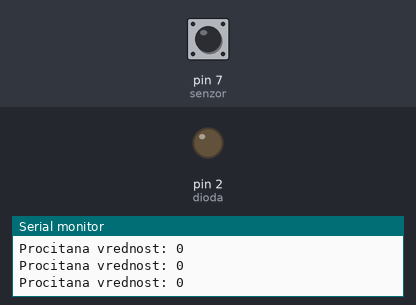
Bench run of a sketch on a simulated Arduino Uno, built with avr-gcc and run on an emulated ATmega328P. Parts: output pins drawn as LEDs (lit = HIGH), the last lines printed to the serial monitor. Dashed ring = blinking. Inputs (shaded band) come from the test bench; at power-on: pin 7 (senzor) LOW.

Above: at 1.2 s.
1.3 s: pin 7 (senzor) driven HIGH
At 2.3 s:
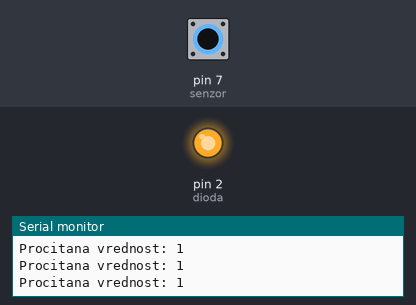
2.8 s: pin 7 (senzor) driven LOW
At 3.6 s:
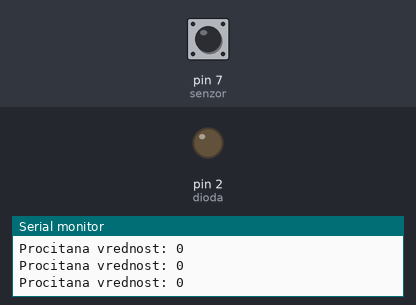
5.8 s: pin 7 (senzor) pulsed HIGH 2 times (0.12 s each, 0.3 s apart)
At 5.94 s:
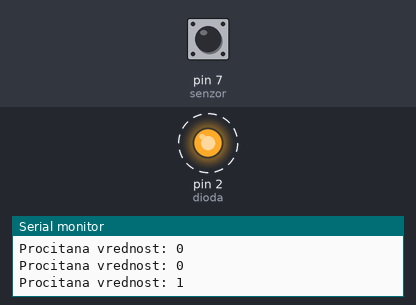
9.4 s: pin 7 (senzor) pulsed HIGH 5 times (0.12 s each, 0.3 s apart)
At 11.6 s:
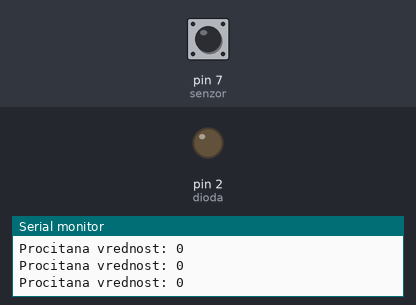
Timing chart, 0 to 13.1 s (numbered marks = the images above; inputs shaded):
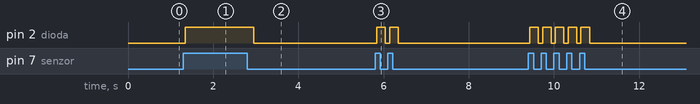

The sketch:

senzor_pomeraja.ino
```cpp
const int dioda = 2;
const int senzor = 7;

void setup() {
  pinMode(dioda, OUTPUT);
  pinMode(senzor, INPUT);

  Serial.begin(9600);
}

void loop() {
  // LOW ili HIGH
  int vrednost = digitalRead(senzor);
  Serial.println("Procitana vrednost: " + String(vrednost));

  if (vrednost == HIGH) {
    digitalWrite(dioda, HIGH);
    delay(200);
  } else {
    digitalWrite(dioda, LOW);
  }
}
```

Measured:
- after the input at 1.3 s, pin 2 (dioda): LOW → HIGH at once
- after the input at 2.8 s, pin 2 (dioda): HIGH → LOW after 0.15 s
- after the input at 5.8 s, pin 2 (dioda): alternates HIGH for 0.20 s and LOW for 0.10 s, 4 changes in all, then stays LOW, starting at once
- after the input at 9.4 s, pin 2 (dioda): alternates HIGH for 0.20 s and LOW for 0.10 s, 10 changes in all, then stays LOW, starting at once
